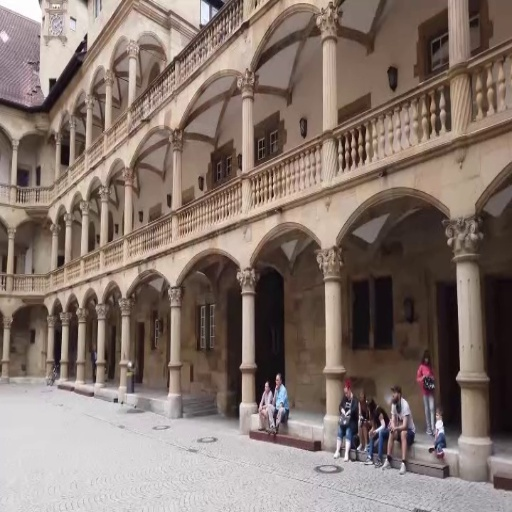
#> input picture dataset/image33.jpg, 512 x 512 px
$ python ffinal.py
#> lines starting #> are read from the running program, lines starting #| are printed output that depends on the picture; after the words box and inside, x2 and y2 are one past the last pixel; in counts of white or black regions, pixels touching at a corner belong together
import cv2
import numpy as np
import matplotlib.pyplot as plt
from skimage.metrics import structural_similarity as ssim_func


# =============================================================
# UTILITY FUNCTIONS
# =============================================================

def largest_interior_rectangle(mask):
    """
    Find the largest rectangle that fits entirely within the non-black region.
    Uses a histogram-based approach (largest rectangle in histogram).
    Eliminates ALL black borders completely.
    """
    h, w = mask.shape
    heights = np.zeros(w, dtype=np.int32)
    best = (0, 0, 0, 0)  # (x, y, w, h)
    best_area = 0

    for row in range(h):
        for col in range(w):
            heights[col] = heights[col] + 1 if mask[row, col] else 0

        stack = []
        for col in range(w + 1):
            current_h = heights[col] if col < w else 0
            start = col
            while stack and stack[-1][1] > current_h:
                s_col, s_h = stack.pop()
                area = s_h * (col - s_col)
                if area > best_area:
                    best_area = area
                    best = (s_col, row - s_h + 1, col - s_col, s_h)
                start = s_col
            stack.append((start, current_h))

    return best  # (x, y, w, h)


def feathered_blend(img1, img2, mask1, mask2):
    """
    Feathered (distance-transform) blending in the overlap region.
    Produces a smooth, seamless transition — eliminates visible seams.
    This extends the paper's alpha blending (Section 4.4) for better output quality.
    """
    overlap = mask1 & mask2

    dist1 = cv2.distanceTransform(mask1.astype(np.uint8), cv2.DIST_L2, 5)
    dist2 = cv2.distanceTransform(mask2.astype(np.uint8), cv2.DIST_L2, 5)

    total = dist1 + dist2
    total[total == 0] = 1  # avoid division by zero
    alpha = dist1 / total  # weight for img1

    panorama = np.zeros_like(img1, dtype=np.float32)

    only1 = mask1 & ~mask2
    only2 = mask2 & ~mask1

    panorama[only1] = img1[only1]
    panorama[only2] = img2[only2]

    # Blended overlap: I = α*I1 + (1-α)*I2  [Paper Equation 6]
    for c in range(3):
        a = alpha[overlap]
        panorama[overlap, c] = (img1[overlap, c] * a +
                                img2[overlap, c] * (1 - a))

    return panorama.astype(np.uint8)


# =============================================================
# SECTION 5: PERFORMANCE EVALUATION METRICS
# =============================================================

def compute_mse(img1, img2):
    """Equation (14) — Mean Squared Error. Lower = better."""
    img1 = img1.astype(np.float64)
    img2 = img2.astype(np.float64)
    return np.mean((img1 - img2) ** 2)

def compute_psnr(img1, img2):
    """Equation (7) — Peak Signal to Noise Ratio. Higher = better (30–50 dB acceptable)."""
    mse = compute_mse(img1, img2)
    if mse == 0:
        return float('inf')
    return 10 * np.log10((255.0 ** 2) / mse)

def compute_rmse(img1, img2):
    """Equation (9) — Root Mean Square Error. Lower = better."""
    return np.sqrt(compute_mse(img1, img2))

def compute_ssim(img1, img2):
    """Equation (8) — Structural Similarity Index. Higher = better (max = 1.0)."""
    g1 = cv2.cvtColor(img1, cv2.COLOR_BGR2GRAY)
    g2 = cv2.cvtColor(img2, cv2.COLOR_BGR2GRAY)
    score, _ = ssim_func(g1, g2, full=True)
    return score

def compute_uiqi(img1, img2):
    """
    Equation (13) — Universal Image Quality Index.
    UIQI = (4 * mu_x * mu_y * sigma_xy) / ((mu_x^2 + mu_y^2)(sigma_x^2 + sigma_y^2))
    Higher = better (max = 1.0). Computed per channel, then averaged.
    """
    img1 = img1.astype(np.float64)
    img2 = img2.astype(np.float64)
    uiqi_channels = []
    for c in range(3):
        x = img1[:, :, c]
        y = img2[:, :, c]
        mu_x    = np.mean(x)
        mu_y    = np.mean(y)
        sigma_x2  = np.var(x)
        sigma_y2  = np.var(y)
        sigma_xy  = np.mean((x - mu_x) * (y - mu_y))
        denom = (mu_x**2 + mu_y**2) * (sigma_x2 + sigma_y2)
        uiqi_channels.append((4 * mu_x * mu_y * sigma_xy) / denom if denom != 0 else 1.0)
    return float(np.mean(uiqi_channels))

def evaluate_all_metrics(reference, stitched):
    """
    Resize stitched image to match reference, then compute all 5 paper metrics.
    Uses img2 (right/reference image) as the ground truth, consistent with paper Table 1.
    """
    ref = cv2.resize(reference, (stitched.shape[1], stitched.shape[0]))
    return {
        "PSNR (dB)" : compute_psnr(ref, stitched),
        "SSIM"      : compute_ssim(ref, stitched),
        "RMSE"      : compute_rmse(ref, stitched),
        "MSE"       : compute_mse(ref, stitched),
        "UIQI"      : compute_uiqi(ref, stitched),
    }


# =============================================================
# SECTION 4.1 — PREPROCESSING: Load images & convert to grayscale
# =============================================================
img1 = cv2.imread("dataset/image33.jpg")   # Left image
#> img1 is the input picture: shape (512, 512, 3); mean B, G, R 109.9, 117.8, 133.6
img2 = cv2.imread("dataset/image44.jpg")   # Right image
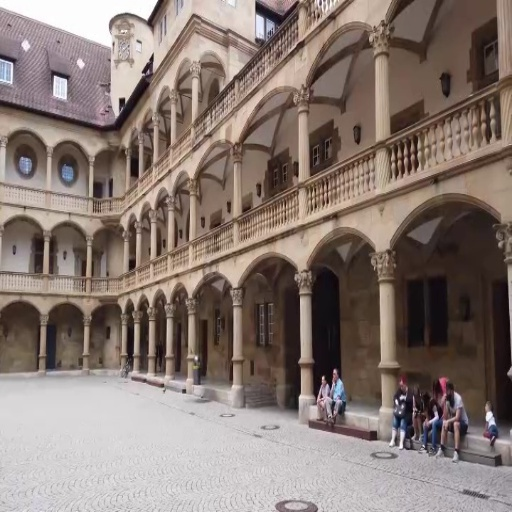
#> input picture dataset/image44.jpg, 512 x 512 px
#> img2 is the input picture: shape (512, 512, 3); mean B, G, R 114.7, 121.2, 135.5

if img1 is None or img2 is None:
    print("Error: Images not found! Check your paths.")
    exit()

# Preprocessing: convert color images to grayscale (Paper Section 4.1)
gray1 = cv2.cvtColor(img1, cv2.COLOR_BGR2GRAY)
gray2 = cv2.cvtColor(img2, cv2.COLOR_BGR2GRAY)


# =============================================================
# SECTION 4.1 — FEATURE DETECTION: SIFT
# Produces 128-dimensional descriptors (Paper Section 4.1)
# =============================================================
sift = cv2.SIFT_create()
kp1, des1 = sift.detectAndCompute(gray1, None)
#> kp1 = 2107 keypoints; strongest (x, y, size): (266, 384, 2.4), (343, 410, 2.4), (278, 377, 2.7), (86, 37, 2.6)
kp2, des2 = sift.detectAndCompute(gray2, None)
#> kp2 = 2041 keypoints; strongest (x, y, size): (402, 397, 3), (489, 416, 6.3), (152, 59, 3.1), (122, 101, 4.1)

print(f"Keypoints — Image 1: {len(kp1)}, Image 2: {len(kp2)}")
#| Keypoints — Image 1: 2107, Image 2: 2041


# =============================================================
# SECTION 4.2 — FEATURE MATCHING: BF Matcher + KNN
# k=2 neighbors, ratio test threshold = 0.8 (Paper Section 4.2)
# =============================================================
bf = cv2.BFMatcher()
matches = bf.knnMatch(des1, des2, k=2)   # k=2 as per paper
#> matches = 2107 matches

# Lowe's Ratio Test — threshold = 0.8 (Paper Section 4.2)
good_matches = [m for m, n in matches if m.distance < 0.8 * n.distance]
#> good_matches = 896 matches

print(f"Good matches after ratio test (threshold=0.8): {len(good_matches)}")
#| Good matches after ratio test (threshold=0.8): 896

matched_img = cv2.drawMatches(img1, kp1, img2, kp2, good_matches, None, flags=2)
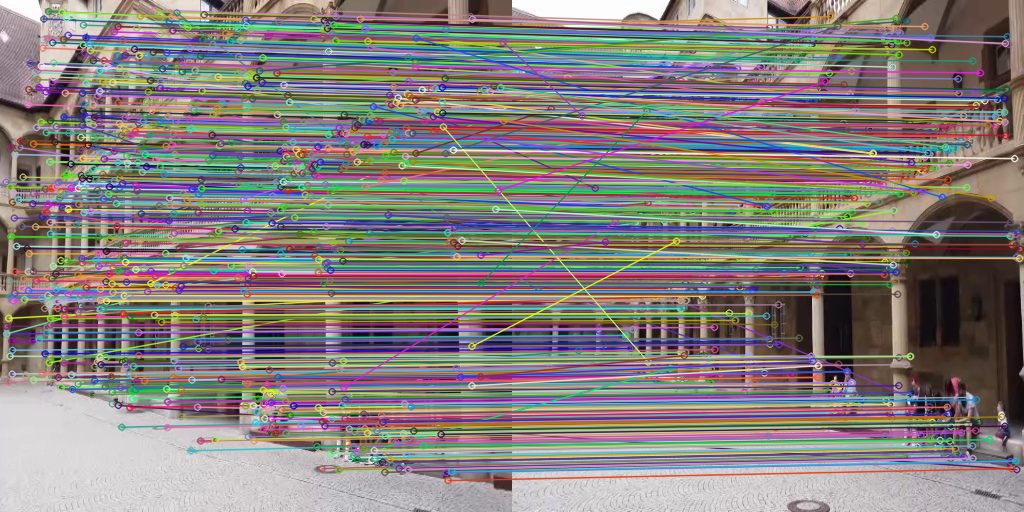
#> matched_img: shape (512, 1024, 3); mean B, G, R 124.7, 127.4, 133.5


# =============================================================
# SECTION 4.3 — RANSAC: Outlier Removal & Homography Estimation
# =============================================================
if len(good_matches) > 10:
    src_pts = np.float32([kp1[m.queryIdx].pt for m in good_matches]).reshape(-1, 1, 2)
#> src_pts = 896 rows, first 8: [4.91, 181], [5.54, 181.6], [5.75, 325.9], [6.27, 333.4], [6.27, 333.4], [7.86, 381.5], [8.2, 317.8], [8.86, 280.8]
    dst_pts = np.float32([kp2[m.trainIdx].pt for m in good_matches]).reshape(-1, 1, 2)
#> dst_pts = 896 rows, first 8: [84.05, 194.6], [84.05, 194.6], [85.6, 323.6], [86.3, 329.9], [91.16, 168.7], [88.26, 373.3], [302, 274], [88.01, 282]

    # RANSAC eliminates outliers and estimates homography H (Paper Section 4.3)
    H, mask = cv2.findHomography(src_pts, dst_pts, cv2.RANSAC, 5.0)
#> H = [[0.887, 0.0188, 73.53], [-0.0372, 0.914, 28.18], [-0.000122, 2.89e-05, 1]]; mask = 896 values, max 1 at index 0, min 0 at index 4, mean 0.815

    inliers = int(mask.sum())
#> inliers = 730
    print(f"RANSAC inliers: {inliers} / {len(good_matches)}")
#| RANSAC inliers: 730 / 896


    # =============================================================
    # SECTION 4.4 — IMAGE WARPING: Perspective Warping
    # =============================================================
    h1, w1 = img1.shape[:2]
#> h1 = 512; w1 = 512
    h2, w2 = img2.shape[:2]
#> h2 = 512; w2 = 512

    corners_img1 = np.float32([[0,0],[0,h1],[w1,h1],[w1,0]]).reshape(-1,1,2)
#> corners_img1 = [[0, 0], [0, 512], [512, 512], [512, 0]]
    corners_img2 = np.float32([[0,0],[0,h2],[w2,h2],[w2,0]]).reshape(-1,1,2)
#> corners_img2 = [[0, 0], [0, 512], [512, 512], [512, 0]]

    warped_corners = cv2.perspectiveTransform(corners_img1, H)
#> warped_corners = [[73.53, 28.18], [81.94, 489], [564, 501.2], [562.7, 9.75]]
    all_corners    = np.concatenate((warped_corners, corners_img2), axis=0)
#> all_corners = [[73.53, 28.18], [81.94, 489], [564, 501.2], [562.7, 9.75], [0, 0], [0, 512], [512, 512], [512, 0]]

    [xmin, ymin] = np.int32(all_corners.min(axis=0).ravel())
#> xmin = 0; ymin = 0
    [xmax, ymax] = np.int32(all_corners.max(axis=0).ravel())
#> xmax = 564; ymax = 512

    translation_dist = [-xmin, -ymin]
#> translation_dist = [0, 0]
    T = np.array([[1, 0, translation_dist[0]],
                  [0, 1, translation_dist[1]],
                  [0, 0, 1]])
#> T = [[1, 0, 0], [0, 1, 0], [0, 0, 1]]

    canvas_w, canvas_h = xmax - xmin, ymax - ymin
#> canvas_w = 564; canvas_h = 512

    # Perspective warp img1 onto canvas (Paper Section 4.4)
    warped_img1 = cv2.warpPerspective(img1, T @ H, (canvas_w, canvas_h))

    # Place img2 on canvas
    warped_img2 = np.zeros((canvas_h, canvas_w, 3), dtype=np.uint8)
    warped_img2[translation_dist[1]:h2+translation_dist[1],
                translation_dist[0]:w2+translation_dist[0]] = img2


    # =============================================================
    # SECTION 4.4 — BLENDING: Feathered Alpha Blending
    # Implements equation (6): I = α*I1 + (1-α)*I2
    # Uses distance-transform weights for seamless transition
    # =============================================================
    mask1 = cv2.cvtColor(warped_img1, cv2.COLOR_BGR2GRAY) > 0
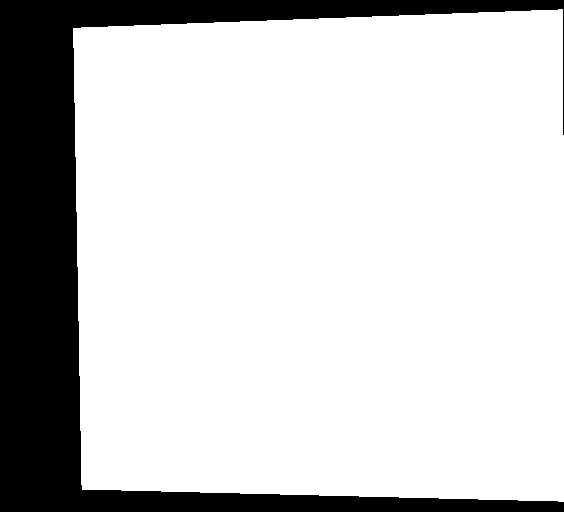
#> mask1: shape (512, 564) bool; 80.4% white; 1 black region, box (x1, y1, x2, y2) and area: (0, 0, 564, 512) 56720
    mask2 = cv2.cvtColor(warped_img2, cv2.COLOR_BGR2GRAY) > 0
#> mask2: shape (512, 564) bool; 90.8% white; 1 black region, box (x1, y1, x2, y2) and area: (512, 0, 564, 512) 26624

    panorama = feathered_blend(warped_img1, warped_img2, mask1, mask2)
#> in feathered_blend, `overlap = mask1 & mask2`: overlap: shape (512, 564) bool; 71.6% white; 1 black region, box (x1, y1, x2, y2) and area: (0, 0, 564, 512) 82113
#> in feathered_blend, `total[total == 0] = 1`: total: shape (512, 564) float32; min 1, max 512, mean 306.7
#> in feathered_blend, `only1 = mask1 & ~mask2`: only1: shape (512, 564) bool; 8.8% white; 1 white region, box (x1, y1, x2, y2) and area: (512, 9, 564, 502) 25393
#> in feathered_blend, `only2 = mask2 & ~mask1`: only2: shape (512, 564) bool; 19.2% white; 1 white region, box (x1, y1, x2, y2) and area: (0, 0, 512, 512) 55489
#> in feathered_blend, `panorama[only2] = img2[only2]`: panorama: shape (512, 564, 3) float32; mean B, G, R 36.6, 37.8, 41


    # =============================================================
    # CROP: Largest Interior Rectangle (removes all black borders)
    # =============================================================
    combined_mask = (cv2.cvtColor(panorama, cv2.COLOR_BGR2GRAY) > 0)
#> combined_mask: shape (512, 564) bool; 99.6% white; 2 black regions, box (x1, y1, x2, y2) and area: (512, 0, 564, 135) 659, (512, 500, 564, 512) 572
    x, y, w, h = largest_interior_rectangle(combined_mask)
#> after the loop in largest_interior_rectangle, `for row in range(h):`: best = (0, 11, 563, 489); best_area = 275307; heights = 564 values, max 512 at index 0, min 0 at index 512, mean 464.8
#> x = 0; y = 11; w = 563; h = 489

    if w > 0 and h > 0:
        final_output = panorama[y:y+h, x:x+w]
        print(f"Cropped to interior rectangle: x={x}, y={y}, w={w}, h={h}")
#| Cropped to interior rectangle: x=0, y=11, w=563, h=489
    else:
        contours, _ = cv2.findContours(
            combined_mask.astype(np.uint8), cv2.RETR_EXTERNAL, cv2.CHAIN_APPROX_SIMPLE)
        bx, by, bw, bh = cv2.boundingRect(max(contours, key=cv2.contourArea))
        final_output = panorama[by:by+bh, bx:bx+bw]
        print("Fallback bounding-box crop used.")


    # =============================================================
    # SECTION 5 — PERFORMANCE EVALUATION (Paper Table 1)
    # =============================================================
    metrics = evaluate_all_metrics(img2, final_output)
#> in evaluate_all_metrics, `ref = cv2.resize(reference, (stitched.shape[1], stitched.shape[0]))`:
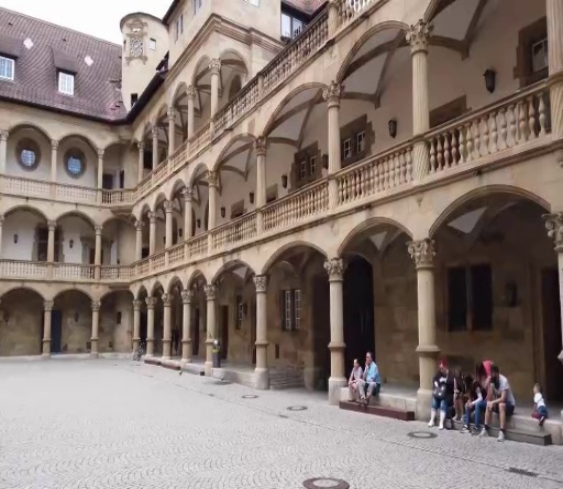
#> ref: shape (489, 563, 3); mean B, G, R 114.5, 121.1, 135.4
#> in compute_psnr, `mse = compute_mse(img1, img2)`: mse = 2999.5
#> in compute_ssim, `score, _ = ssim_func(g1, g2, full=True)`: score = 0.25
#> the loop in compute_uiqi, `for c in range(3):` made 3 passes
#> (mu_x, mu_y, sigma_x2, sigma_y2, sigma_xy, denom) on passes 1 to 3: (114.5, 110.9, 4200.7, 3963, 2687.7, 207519893.5), (121.1, 117.9, 3952, 3778.3, 2344.8, 220754308.3), (135.4, 132.8, 3629.2, 3522.1, 2005.8, 257234704.9)
#> after the loop in compute_uiqi, `for c in range(3):`:
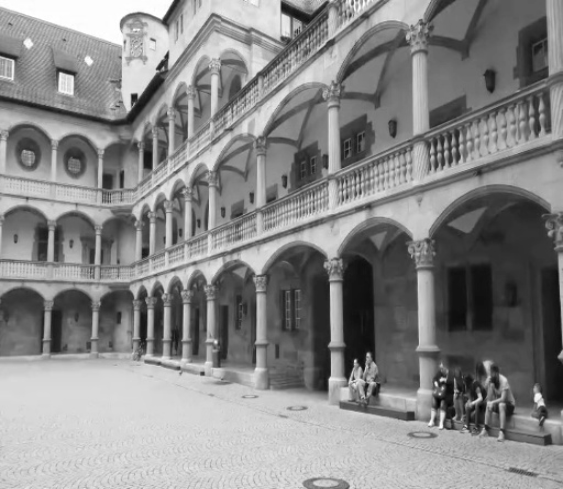
#> x: shape (489, 563) float64; min 0, max 255, mean 135.4
#> after the loop in compute_uiqi, `for c in range(3):`:
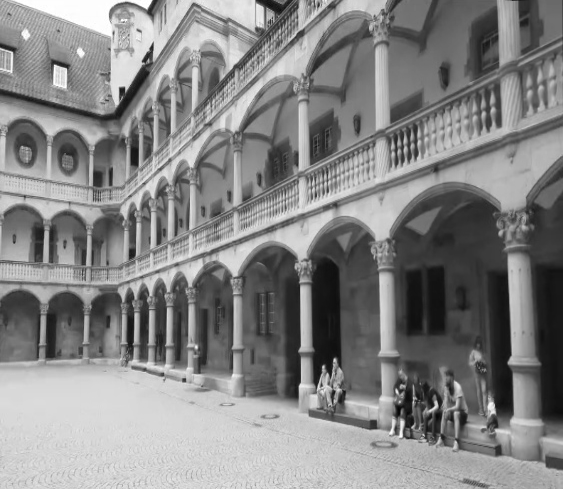
#> y: shape (489, 563) float64; min 4, max 255, mean 132.8
#> after the loop in compute_uiqi, `for c in range(3):`: uiqi_channels = [0.658, 0.606, 0.561]
#> metrics = {'PSNR (dB)': 13.36, 'SSIM': 0.25, 'RMSE': 54.77, 'MSE': 2999.5, 'UIQI': 0.608}

    print("\n" + "="*50)
    print("  PERFORMANCE EVALUATION METRICS  (Paper Table 1)")
    print("="*50)
    print(f"  PSNR  : {metrics['PSNR (dB)']:.2f} dB   (higher = better, target 30–50 dB)")
#|   PSNR  : 13.36 dB   (higher = better, target 30–50 dB)
    print(f"  SSIM  : {metrics['SSIM']:.4f}      (higher = better, max = 1.0)")
#|   SSIM  : 0.2502      (higher = better, max = 1.0)
    print(f"  RMSE  : {metrics['RMSE']:.2f}        (lower  = better)")
#|   RMSE  : 54.77        (lower  = better)
    print(f"  MSE   : {metrics['MSE']:.2f}      (lower  = better)")
#|   MSE   : 2999.50      (lower  = better)
    print(f"  UIQI  : {metrics['UIQI']:.4f}      (higher = better, max = 1.0)")
#|   UIQI  : 0.6085      (higher = better, max = 1.0)
    print("="*50)


    # =============================================================
    # DISPLAY — matches paper Fig. 4 layout:
    # (a) Input Image 1  (b) Input Image 2
    # (c) Matching Feature Points  (d) Final Output
    # =============================================================
    plt.figure(figsize=(16, 10))

    plt.subplot(2, 2, 1)
    plt.imshow(cv2.cvtColor(img1, cv2.COLOR_BGR2RGB))
    plt.title("(a) Input Image 1")
    plt.axis('off')

    plt.subplot(2, 2, 2)
    plt.imshow(cv2.cvtColor(img2, cv2.COLOR_BGR2RGB))
    plt.title("(b) Input Image 2")
    plt.axis('off')

    plt.subplot(2, 2, 3)
    plt.imshow(cv2.cvtColor(matched_img, cv2.COLOR_BGR2RGB))
    plt.title(f"(c) Matching Feature Points ({len(good_matches)} matches, "
              f"RANSAC inliers: {inliers})")
    plt.axis('off')

    plt.subplot(2, 2, 4)
    plt.imshow(cv2.cvtColor(final_output, cv2.COLOR_BGR2RGB))
    plt.title(
        f"(d) Final Stitched Panorama\n"
        f"PSNR={metrics['PSNR (dB)']:.2f}dB  |  SSIM={metrics['SSIM']:.4f}  |  "
        f"RMSE={metrics['RMSE']:.2f}  |  MSE={metrics['MSE']:.2f}  |  UIQI={metrics['UIQI']:.4f}"
    )
    plt.axis('off')

    plt.tight_layout()
    plt.savefig("panorama_result.png", dpi=150, bbox_inches='tight')
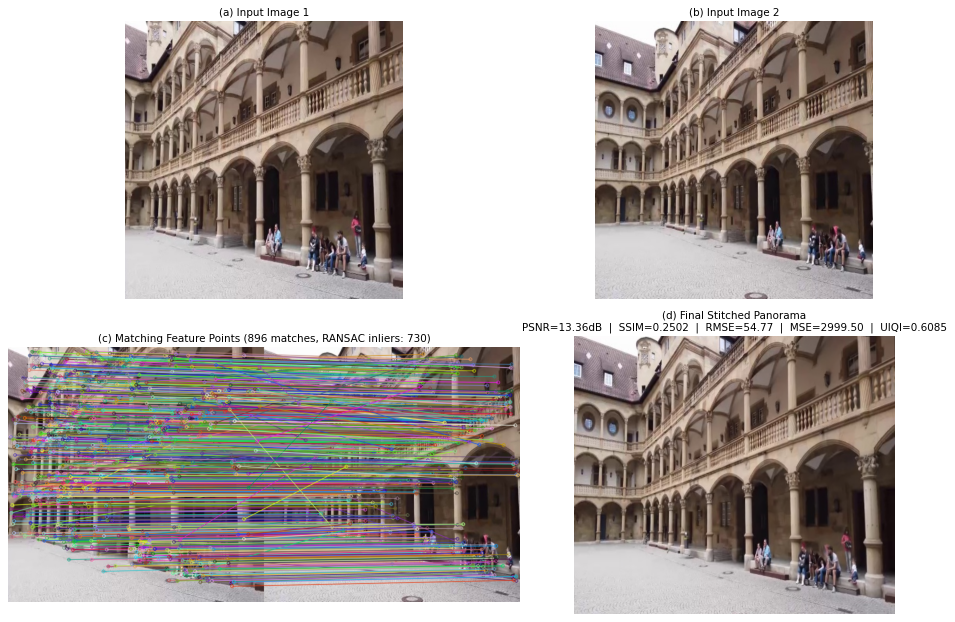
#> figure drawn by matplotlib, 4 panels
    plt.show()

    print("\nSaved: panorama_result.png")

else:
    print("Not enough matches found to stitch!")
